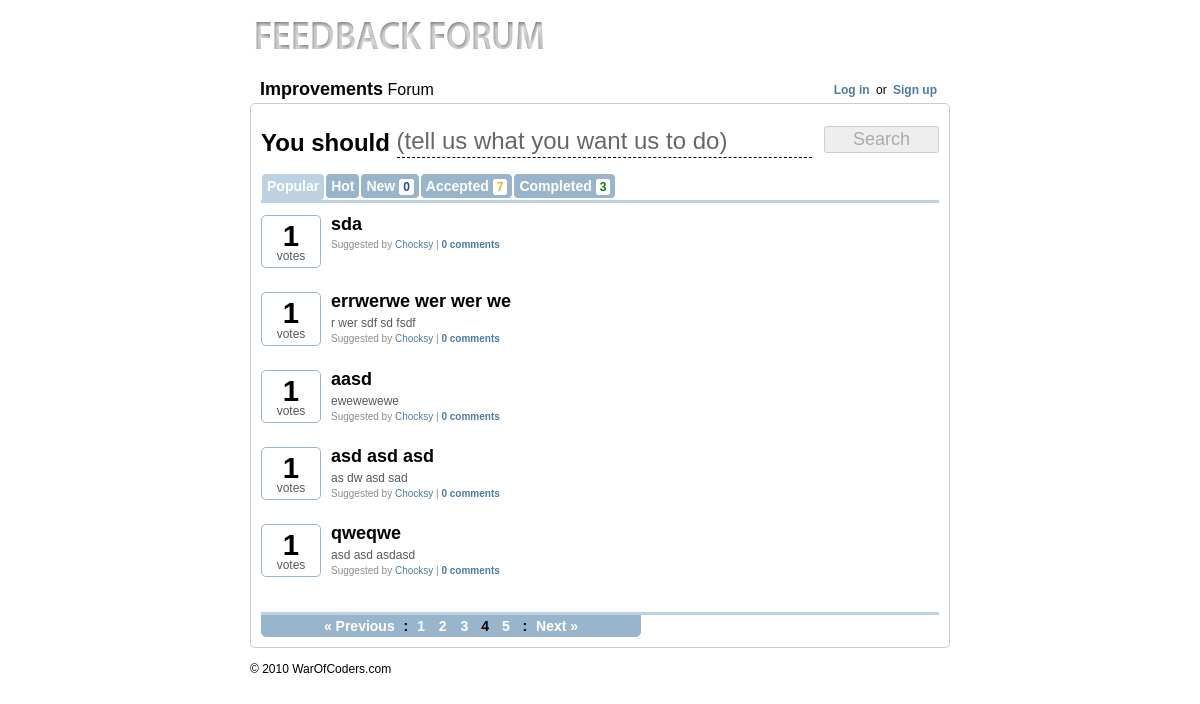
Screenshot of /pages/4-popular with the database file from the repository.
### tables this page shows
CREATE TABLE `feedback_ideas` (
  `id` bigint(20) unsigned NOT NULL AUTO_INCREMENT,
  `idea` varchar(255) NOT NULL,
  `description` longtext NOT NULL,
  `votes` int(11) unsigned NOT NULL DEFAULT '1',
  `comments` int(11) NOT NULL DEFAULT '0',
  `auth_id` bigint(20) unsigned NOT NULL,
  `sub_date` datetime NOT NULL,
  `status` int(1) NOT NULL DEFAULT '0',
  `admin_id` bigint(20) NOT NULL,
  `admin_comment` longtext NOT NULL,
  PRIMARY KEY (`id`),
  FULLTEXT KEY `description` (`idea`,`description`)
);

### includes/configure.php (called while the page is built, shortened)
<?php
class config {
    var $local_base='http://localhost/feedbacker/';
    var $online_base='http://ajaxmasters.com/development/hackme/feedback/';
    function __construct() {
        if ($_SERVER['SERVER_ADDR'] == '127.0.0.1') {
            $this->HTTP_SERVER_BASE=$this->local_base;
        } else {
            $this->HTTP_SERVER_BASE=$this->online_base;
            $this->HTTP_SERVER_BASE_JAVA=$this->online_base;
        }
    }
}
$conf=new config;
?>

### includes/class.db.php (called while the page is built, shortened)
<?php
class Conn {
    public $conn;
    var $mysql_username = DB_USERNAME;
    var $mysql_password = DB_PASSWORD;
    var $mysql_host = DB_HOST;
    public function __construct() {
        $this->conn = mysql_connect($this->mysql_host, $this->mysql_username, $this->mysql_password);
    }
    public function db_query($query) {
        $results = mysql_query($query,$this->conn);
        return $results;
    }
}
?>

### includes/app_top.php (called while the page is built, shortened)
<?
include('configure.php');
include('class.db.php');
include('functions.php');
include('paginator.class.php');
include('session.class.php');
$db=new Conn;
?>

### includes/paginator.class.php (called while the page is built, shortened)
<?php
class Paginator {
    var $SQL;
    var $itemsPerPage;
    function setSQL($sql) {
        $this->SQL = trim($sql);
    }
    function setItemsPerPage($num) {
        $this->isValidNumber($num) ? $this->itemsPerPage = $num : die("setItemsPerPage() only accept non-zero, positive number.");
    }
    function getTotalPages() {
        $q = mysql_query($this->SQL);
        return ceil(mysql_num_rows($q)/$this->itemsPerPage);
    }
    function getPageNumber($page_num) {
        $endItem = $this->itemsPerPage;
        $startItem = ($this->itemsPerPage * ($page_num - 1));
        $limit_sql = " LIMIT $startItem , $endItem";
        $final_SQL = $this->SQL . $limit_sql;
        $q = mysql_query($final_SQL);
        return $q;
    }
    function isValidNumber($n) {
        return (is_numeric($n) && ($n > 0));
    }
}
?>

### includes/session.class.php (called while the page is built, shortened)
<?php
class session
{
	static function check()
	{
		if (config::session_timeout == 0)
		{
			return (isset($_SESSION['ss_fprint'])
			&& $_SESSION['ss_fprint'] == self::_Fingerprint() && ($_SERVER['HTTP_REFFERER'] != '' ? (strpos($_SERVER['HTTP_REFERER'], $_SERVER['HTTP_HOST']) !== false ? true : false) : true));
		}
	}
}
?>

### pages.php (the view, shortened to what this page needs)
<?php
$tab=$_GET['tab'];
$page=$_GET['page'];
$curdate=date('Y-m-d');
switch($tab) {
    case'popular':
        $order=' ORDER BY votes DESC';
        $selu="status IN('0','1','2','3')";
        break;
}
$new_rez=mysql_num_rows($db->db_query("SELECT id FROM feedback_ideas WHERE date(sub_date)='".$curdate."' AND status IN('0','1','2','3')"));
$acc_rez=mysql_num_rows($db->db_query("SELECT id FROM feedback_ideas WHERE status IN('1','2','3')"));
$com_rez=mysql_num_rows($db->db_query("SELECT id FROM feedback_ideas WHERE status=4"));
$voted_ideas=array();
$p = new Paginator();
$p->setSQL("SELECT * FROM feedback_ideas WHERE ".$selu."".$order);
$p->setItemsPerPage($conf->IDEAS_PER_PAGE);
$total_pages=$p->getTotalPages();
if($page>0)
    $prev_page=$page-1;
if($total_pages>$page)
    $next_page=$page+1;
$result_resources = $p->getPageNumber($page);
while ($info = mysql_fetch_array($result_resources)) {
    $ideas[]=$info;
}
?>
<br clear="all"/>
<div class="search">
    <form action="javascript:void(0)" id="search_form" onsubmit="showNew()" autocomplete="off">
        <div class="i_t"><b>You should</b>
            <label for="y_idea">(tell us what you want us to do)</label>
            <input type="text" id="y_idea" onkeyup="search(this)"/>
        </div>
        <input type="submit" value="Search" id="create_button" disabled="disabled"/>
    </form>
</div>
<br clear="all"/>
<div id="init_results">
    <div class="categs">
        <ul>
            <li <?=($tab=='popular') ? 'class="active"' : ''?>>
                <a href="<?=$conf->HTTP_SERVER_BASE?>pages/1-popular">Popular</a>
            </li>
            <li <?=($tab=='hot') ? 'class="active"' : ''?>>
                <a href="<?=$conf->HTTP_SERVER_BASE?>pages/1-hot">Hot</a>
            </li>
            <li <?=($tab=='new') ? 'class="active"' : ''?>>
                <a href="<?=$conf->HTTP_SERVER_BASE?>pages/1-new">New <b class="blue"><?=$new_rez?></b></a>
            </li>
            <li <?=($tab=='accepted') ? 'class="active"' : ''?>>
                <a href="<?=$conf->HTTP_SERVER_BASE?>pages/1-accepted">Accepted <b class="yellow"><?=$acc_rez?></b></a>
            </li>
            <li <?=($tab=='completed') ? 'class="active"' : ''?>>
                <a href="<?=$conf->HTTP_SERVER_BASE?>pages/1-completed">Completed <b class="green"><?=$com_rez?></b></a>
            </li>
        </ul>
    </div>
    <br clear="all"/>
    <div class="before_line"></div>
    <br clear="all"/>
    <?
    if(!empty($ideas)) {
        foreach($ideas as $idea) { ?>
    <div class="idea_container">
        <div class="votes">
            <div id="nr_votes_<?=$idea['id']?>" class="nr_votes <?=($idea['status']==4 || checkVoted($idea['id'],$voted_ideas)) ? 'full' : ''?>">
                        <?=dynamicFont(number_format($idea['votes'],0,'',','),32)?><br/>
                votes<br/>
            </div>
        </div>
        <div class="idea">
            <div class="title nomrg"><a href="<?=$conf->HTTP_SERVER_BASE?>idea/<?=$idea['id']?>-<?=makeTitle($idea['idea'])?>"><b><?=$idea['idea']?></b></a></div>
            <div class="auth_desc">
                        <?=shortString($idea['description'],300,' ...  <a href="'.$conf->HTTP_SERVER_BASE.'idea/'.$idea['id'].'-'.makeTitle($idea['idea']).'"><b>More</b></a>')?>
            </div>
            <div class="auth_inf">
                Suggested by <a href="">Chocksy</a> | <a href="<?=$conf->HTTP_SERVER_BASE?>idea/<?=$idea['id']?>-<?=makeTitle($idea['idea'])?>"><b><?=giveComments($idea['comments'])?></b></a>
            </div>
        </div>
    </div>
    <br clear="all"/><br/><br/>
            <? } ?>
    <br clear="all"/>
        <? if($total_pages>1) { ?>
    <div class="before_line"></div>
    <div class="pagination">
                <? if($page>1) { ?>
        <a class="paginate" href="<?=$conf->HTTP_SERVER_BASE?>pages/<?=$prev_page?>-<?=$tab?>">&laquo; Previous</a> :
                    <?
                }else {
                    ?>
        <span class="dots">&laquo; Previous</span> :
                    <?
                }
                for($i=1;
                $i<=$total_pages;
                $i++) {
                    if($i==$page)
                        echo '<span class="inactive">'.$page.'</span>&nbsp;';
                    else if($i>$page-5 && $i<$page+5)
                        echo '<a class="paginate" href="'.$conf->HTTP_SERVER_BASE.'pages/'.$i.'-'.$tab.'">'.$i.'</a>&nbsp;';
                }
                ?>
                <? if($page<$total_pages) { ?>
        : <a class="paginate" href="<?=$conf->HTTP_SERVER_BASE?>pages/<?=$next_page?>-<?=$tab?>">Next &raquo;</a>
                    <? }else {
                    ?>
        : <span class="dots">Next &raquo;</span>
                    <?
                } ?>
    </div>
            <?
        }
    }else {
        ?>
    <div class="not_found"> Nothing to see here!</div>
        <? } ?>
</div>

### includes/functions.php (shortened to what this page needs)
<?php
function dynamicFont($text,$max_font) {
    $txt_leng=strlen($text);
    if($txt_leng<9) {
        $html='<b style="font-size:'.($max_font-($txt_leng*2.7)).'px">'.$text.'</b>';
    }else {
        $html='<b style="font-size:9px">'.$text.'</b>';
    }
    return $html;
}
function giveComments($nr) {
    if($nr!=1) {
        $text=$nr.' comments';
    }else {
        $text=$nr.' comment';
    }
    return $text;
}
function makeTitle($text) {
    $text=strtolower(trim($text));
    $code_entities_match = array(' ','--','&quot;','!','@','#','$','%','^','&','*','(',')','_','+','{','}','|',':','"','<','>','?','[',']','\\',';',"'",',','.','/','*','+','~','`','=');
    $code_entities_replace = array('-','-','','','','','','','','','','','','','','','','','','','','','','','','');
    $text = str_replace($code_entities_match, $code_entities_replace, $text);
    return $text;
}
function shortString($string,$length,$replacer=' ...') {
    return $string;
}
function array_search_r($needle, $haystack) {
    return 0;
}
function checkVoted($idea_id,$voted_ideas) {
    if(array_search_r($idea_id,$voted_ideas) || !Session::check())
        return true;
    else
        return false;
}
?>

### css/style.css (style rules this page uses)
body { font: 12px/1 'Lucida Grande', Arial, 'Liberation Sans', FreeSans, sans-serif; }
a { text-decoration: none; color: #4c7ca3; }
li { list-style: none; }
.green { color:green; }
.blue { color:#214ea2; }
.yellow { color:#eab808; }
.title { font-size:16px; margin: 10px 0 0 10px; }
.title b { font-size:18px; }
.nomrg { margin:0; padding: 0; }
input[type=text],input[type=password] { padding: 5px 10px; background-color: transparent; position: relative; z-index: 2; }
label { position: absolute; z-index: 1;-webkit-transition: opacity 0.15s linear; color: #bababa; background-color: #FFFFFF; }
.i_t { float:left; font-size: 24px; margin-right: 5px; width: 555px; padding-top: 3px; }
.search input[type=text] { border:none; border-bottom: 1px dashed #000; color: #595959; font-size: 24px; padding: 0; margin:0px; width: 415px; font-weight: bold; }
.search input[type=submit] { font-size:18px; width: 115px; float: right; margin-left: 0px; }
.search label { color: #676767; font-size: 24px; }
.categs { margin: 15px 0; }
.categs li { background:#99b5cc; float: left; padding: 5px; border:1px solid #fff; -moz-border-radius: 5px;-webkit-border-radius: 5px; }
.categs li.active { background:#bcd1e2; padding-bottom:5px; -moz-border-radius-bottomleft:0px; -webkit-border-bottom-left-radius:0px; -moz-border-radius-bottomright:0px; webkit-border-bottom-right-radius:0px; padding-bottom: 7px; }
.categs li a { color:#fff; font-weight: bold; font-size: 14px; }
.categs li a b { font-size:12px; background: #fff; border:1px solid #fff; padding: 0px 3px; -moz-border-radius: 3px;-webkit-border-radius: 3px; }
.before_line { border-top:3px solid #bcd1e2; margin-top: -1px; position: relative; }
.idea_container { float:left; width: 100%; }
.votes { float:left; width:60px; height:auto; }
.nr_votes { text-align: center;border:1px solid #99b5cc; color: #595959; padding: 5px; -moz-border-radius-topleft:5px; -moz-border-radius-topright:5px; -webkit-border-top-left-radius:5px; -webkit-border-top-right-radius:5px; border-bottom: none; }
.nr_votes b { font-size: 16px; color: black; }
.full { border:1px solid #99b5cc; -moz-border-radius: 5px;-webkit-border-radius: 5px; }
.idea { margin-left:70px; color: #595959; }
.idea .title a { color:black; }
.idea .auth_desc { margin-top:7px; }
.idea .auth_inf { margin-top:5px; font-size: 10px; color:#8b8b8b; }
.pagination { width:370px; font-size:14px; font-weight: bold; display:block; background: #99b5cc; text-align: center; border:1px solid #99b5cc; padding: 3px 4px; font-weight: bold; -moz-border-radius-bottomleft:5px; -webkit-border-bottom-left-radius:5px; -moz-border-radius-bottomright:5px; -webkit-border-bottom-right-radius:5px; -moz-box-shadow: 0px 1px 2px #888; }
.paginate { color: #fff; padding: 0px 4px; border:1px solid #99b5cc; }
.inactive { padding: 0px 4px; }

### rows the page displays
feedback_ideas: votes "1", idea "sda", comments "0 comments"
feedback_ideas: votes "1", idea "errwerwe wer wer we", description "r wer sdf sd fsdf", comments "0 comments"
feedback_ideas: votes "1", idea "aasd", description "ewewewewe", comments "0 comments"
feedback_ideas: votes "1", idea "asd asd asd", description "as dw asd sad", comments "0 comments"
feedback_ideas: votes "1", idea "qweqwe", description "asd asd asdasd", comments "0 comments"

### other values shown
$new_rez "0"
$acc_rez "7"
$com_rez "3"
